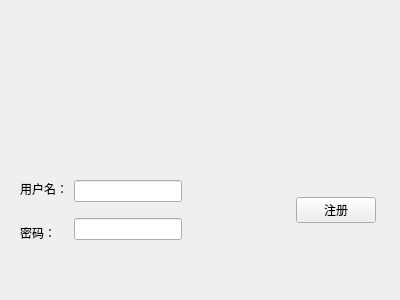
<?xml version="1.0" encoding="UTF-8"?>
<ui version="4.0">
 <class>register</class>
 <widget class="QWidget" name="register">
  <property name="geometry">
   <rect>
    <x>0</x>
    <y>0</y>
    <width>400</width>
    <height>300</height>
   </rect>
  </property>
  <property name="windowTitle">
   <string>Form</string>
  </property>
  <widget class="QWidget" name="">
   <property name="geometry">
    <rect>
     <x>20</x>
     <y>170</y>
     <width>356</width>
     <height>81</height>
    </rect>
   </property>
   <layout class="QHBoxLayout" name="horizontalLayout">
    <item>
     <layout class="QVBoxLayout" name="verticalLayout">
      <item>
       <widget class="QLabel" name="label">
        <property name="text">
         <string>用户名：</string>
        </property>
       </widget>
      </item>
      <item>
       <widget class="QLabel" name="label_2">
        <property name="text">
         <string>密码：</string>
        </property>
       </widget>
      </item>
     </layout>
    </item>
    <item>
     <layout class="QVBoxLayout" name="verticalLayout_2">
      <item>
       <widget class="QLineEdit" name="lineEdit"/>
      </item>
      <item>
       <widget class="QLineEdit" name="lineEdit_2"/>
      </item>
     </layout>
    </item>
    <item>
     <spacer name="horizontalSpacer">
      <property name="orientation">
       <enum>Qt::Horizontal</enum>
      </property>
      <property name="sizeHint" stdset="0">
       <size>
        <width>40</width>
        <height>20</height>
       </size>
      </property>
     </spacer>
    </item>
    <item>
     <widget class="QPushButton" name="pushButton">
      <property name="text">
       <string>注册</string>
      </property>
     </widget>
    </item>
   </layout>
  </widget>
 </widget>
 <resources/>
 <connections/>
</ui>
